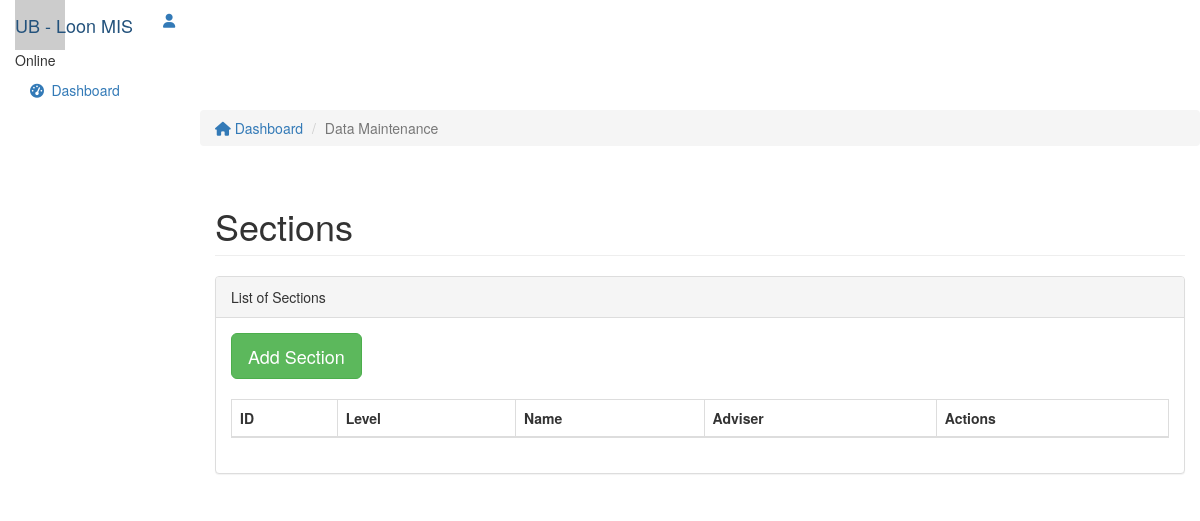
Before: /index.php/section with the older database file.
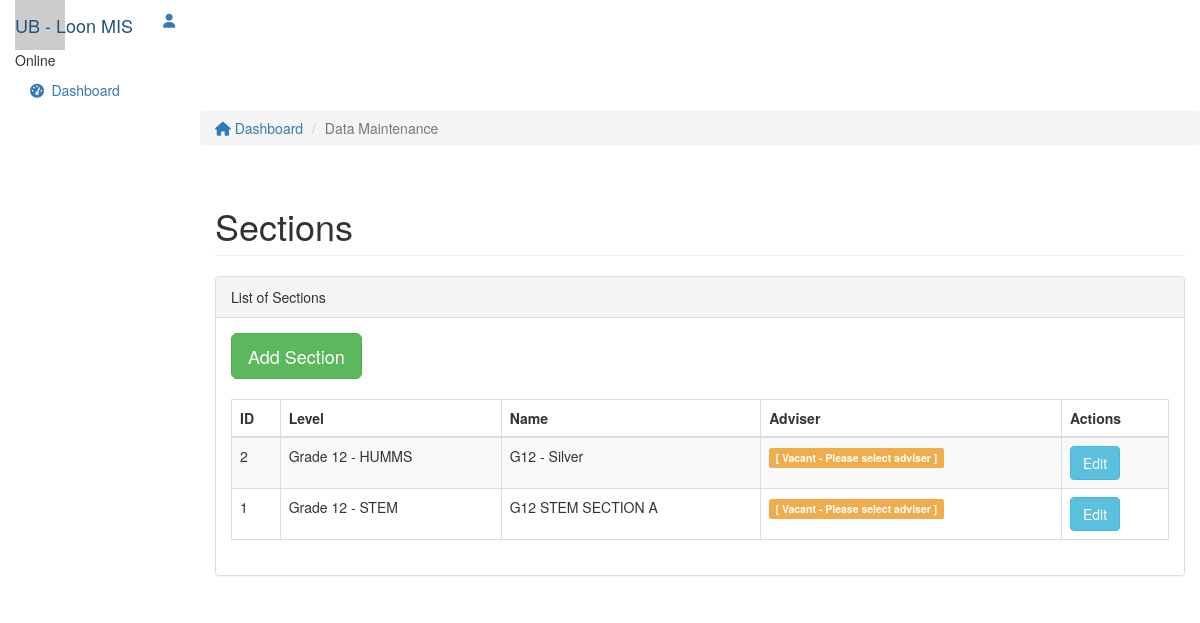
After: the same page with the newer database file.
### tables this page shows
CREATE TABLE `sections` (
  `id` int(11) NOT NULL,
  `name` varchar(100) NOT NULL,
  `level` int(11) NOT NULL,
  `adviser` int(11) DEFAULT NULL
);

### application/views/layouts/main.php (called while the page is built, shortened)
<?php
$this->load->view('parts/header');
$this->load->view($_view);
?>

### application/controllers/Section.php (called while the page is built, shortened)
<?php
class Section extends CI_Controller{
    function __construct()
    {
        $this->load->model('Section_model');
        $this->load->model('Level_model');
        $this->load->model('Faculty_model');
        $this->load->library('enrollment_library');
    }
    function index()
    {
        $data['sections'] = $this->Section_model->get_all_sections();
        $data['page_title'] = 'Section List';
        $data['_view'] = 'section/index';
        $this->load->view('layouts/main',$data);
    }
}

### index.php (called while the page is built, shortened)
<?php
require_once BASEPATH.'core/CodeIgniter.php';

### application/models/Section_model.php (called while the page is built, shortened)
<?php
class Section_model extends CI_Model
{
    function get_all_sections()
    {
        $this->db->order_by('id', 'desc');
        return $this->db->get('sections')->result_array();
    }
}

### application/models/Faculty_model.php (called while the page is built, shortened)
<?php
class Faculty_model extends CI_Model
{
    function get_level_detail_by_id($level_id,$detail){
        if($this->db->where('levels_id',$level_id)->get('levels')->row()!==NULL){
        return $this->db->where('levels_id',$level_id)->get('levels')->row()->$detail;
        }else{
            return ;
        }
    }
    function get_faculty_name_by_id($faculty_id){
        if(isset($this->db->where('id',$faculty_id)->get('faculty')->row()->first_name)){
            return $this->db->where('id',$faculty_id)->get('faculty')->row();
        }else{
            return '';
        }
    }
}

### application/libraries/Enrollment_library.php (called while the page is built, shortened)
<?php
class Enrollment_library
{
	protected $ci;
	public function __construct()
	{
        $this->ci =& get_instance();
	}
	public function get_level_info_by_id($id,$column){
		return $this->ci->Faculty_model->get_level_detail_by_id($id,$column);
	}
	public function get_faculty_name_by_id($faculty_id)	{
		return $this->ci->Faculty_model->get_faculty_name_by_id($faculty_id);
	}
}

### application/views/section/index.php (the view, shortened to what this page needs)
<div class="col-sm-9 col-sm-offset-3 col-lg-10 col-lg-offset-2 main">
		<div class="row">
			<ol class="breadcrumb">
				<li><a href="#">
					<em class="fa fa-home"></em> Dashboard
				</a></li>
				<li class="active">Data Maintenance</li>
			</ol>
		</div>
		<div class="row">
			<div class="col-lg-12">
				<h1 class="page-header">Sections</h1>
			</div>
		</div>
		<div class="row">
			<div class="col-lg-12">
				<div class="panel panel-default">
					<div class="panel-heading">List of Sections</div>
					<div class="panel-body">
						<div class="table-responsive">
							<div>
								<a  href="<?php echo site_url('section/add'); ?>" class="btn btn-success btn-lg">Add Section</a>
							</div>
							<br>
								<table class="table table-striped table-bordered table-section-list">
									<thead>
								    <tr>
										<th>ID</th>
										<th>Level</th>
										<th>Name</th>
										<th>Adviser</th>
										<th>Actions</th>
								    </tr>
									</thead>
									<tbody>
									<?php foreach($sections as $s){ ?>
								    <tr>
										<td><?php echo $s['id']; ?></td>
										<td><?php echo $this->enrollment_library->get_level_info_by_id($s['level'],'name'); ?></td>
										<td><?php echo $s['name']; ?></td>
										<td><?php
											if(isset($this->enrollment_library->get_faculty_name_by_id($s['adviser'])->first_name)){
											 echo $this->enrollment_library->get_faculty_name_by_id($s['adviser'])->first_name.' '.$this->enrollment_library->get_faculty_name_by_id($s['adviser'])->last_name;
											}else{
												echo '<label class="label label-warning">[ Vacant - Please select adviser ]</label>';
											}
										 ?></td>
										<td>
								            <a href="<?php echo site_url('section/edit/'.$s['id']); ?>" class="btn btn-info btn-md">Edit</a>
								        </td>
								    </tr>
									<?php } ?>
									</tbody>
								</table>
							</div>
						</div>
					</div>
				</div>
			</div>
	</div>

Changed rows visible on the page:
added sections: id "2", level_info_by_id "Grade 12 - HUMMS", name "G12 - Silver"
added sections: id "1", level_info_by_id "Grade 12 - STEM", name "G12 STEM SECTION A"
